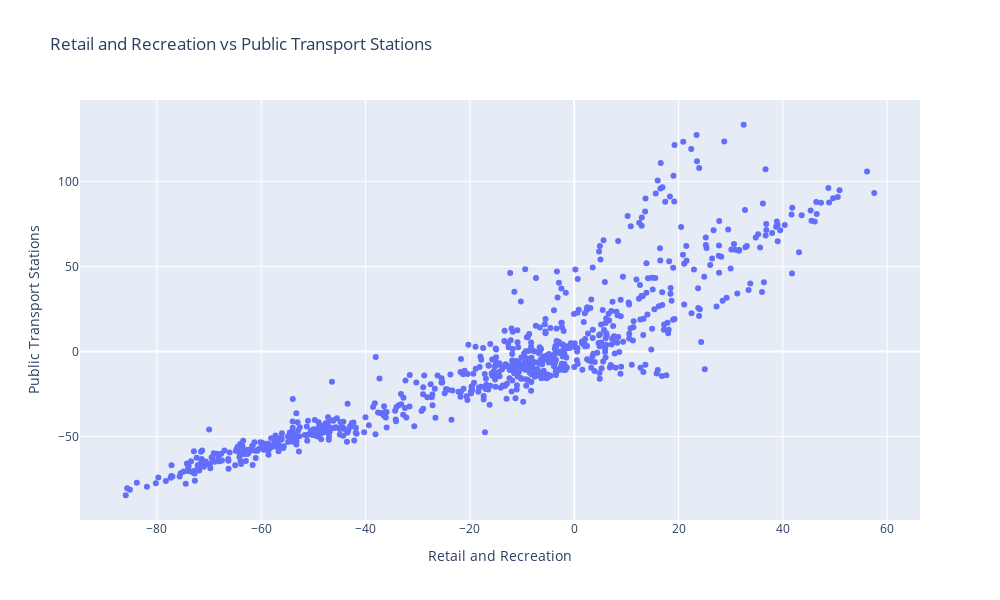

The cell this chart's notebook holds for it:
### Code cell
X = "retail_and_recreation"
Y = "transit_stations"
x_index = google.columns.get_loc(X) - 1
y_index = google.columns.get_loc(Y) - 1

fig = px.scatter(
    data_frame=google,
    x=X,
    y=Y,
    title=f"{helper.TITLES[x_index]} vs {helper.TITLES[y_index]}",
    labels={X: helper.TITLES[x_index], Y: helper.TITLES[y_index]},
    width=PLOT_WIDTH,
    height=600,
)
fig.show()
fig.write_image(f"../plots/{helper.TITLES[x_index]} vs {helper.TITLES[y_index]}.png")

### Figure 1 — Plotly figure (JSON) as saved in the notebook; plotly's stock layout.template omitted (floating-point values rounded to 4 significant figures; data arrays with more than 128 entries replaced by an {"elided": "..."} marker saying what was removed)
{"data": [{"hovertemplate": "Retail and Recreation=%{x}<br>Public Transport Stations=%{y}<extra></extra>", "legendgroup": "", "marker": {"color": "#636efa", "symbol": "circle"}, "mode": "markers", "name": "", "orientation": "v", "showlegend": false, "type": "scatter", "x": {"elided": "775 float values"}, "xaxis": "x", "y": {"elided": "775 float values"}, "yaxis": "y"}], "layout": {"height": 600, "legend": {"tracegroupgap": 0}, "title": {"text": "Retail and Recreation vs Public Transport Stations"}, "width": 1000, "xaxis": {"anchor": "y", "domain": [0, 1], "title": {"text": "Retail and Recreation"}}, "yaxis": {"anchor": "x", "domain": [0, 1], "title": {"text": "Public Transport Stations"}}}}
